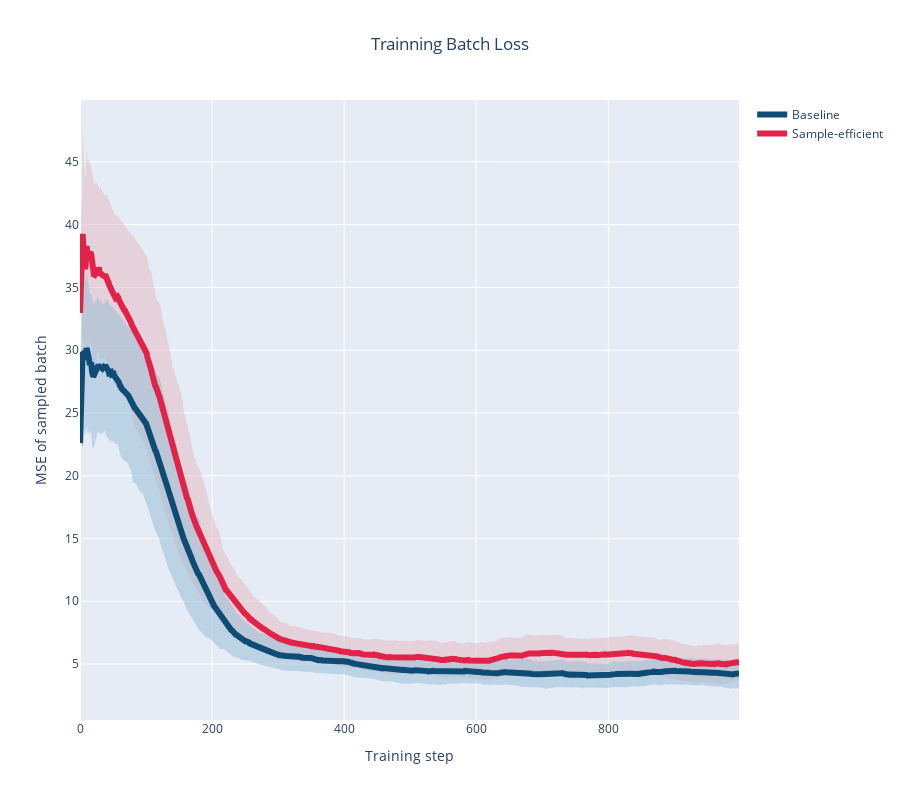

Notebook code for this chart:
### Code cell
# plot training losses
fig = plotting_utils.training_loss(state_log[0], window=100)
fig.show()

### Figure 1 — Plotly figure (JSON) as saved in the notebook; plotly's stock layout.template omitted (floating-point values rounded to 4 significant figures; data arrays with more than 128 entries replaced by an {"elided": "..."} marker saying what was removed)
{"data": [{"line": {"width": 0}, "marker": {"color": "#E3B7C0"}, "mode": "lines", "showlegend": false, "type": "scatter", "y": {"elided": "999 float values"}}, {"fill": "tonexty", "line": {"width": 0}, "marker": {"color": "#E3B7C0"}, "mode": "lines", "showlegend": false, "type": "scatter", "y": {"elided": "999 float values"}}, {"line": {"width": 0}, "marker": {"color": "#93BBD6"}, "mode": "lines", "showlegend": false, "type": "scatter", "y": {"elided": "999 float values"}}, {"fill": "tonexty", "line": {"width": 0}, "marker": {"color": "#93BBD6"}, "mode": "lines", "showlegend": false, "type": "scatter", "y": {"elided": "999 float values"}}, {"line": {"color": "#e32249", "width": 6}, "name": "Sample-efficient", "type": "scatter", "y": {"elided": "999 float values"}}, {"line": {"color": "#0f4c75", "width": 6}, "name": "Baseline", "type": "scatter", "y": {"elided": "999 float values"}}], "layout": {"height": 800, "title": {"text": "Trainning Batch Loss", "x": 0.5, "xanchor": "center"}, "width": 900, "xaxis": {"title": {"text": "Training step"}}, "yaxis": {"title": {"text": "MSE of sampled batch"}}}}
